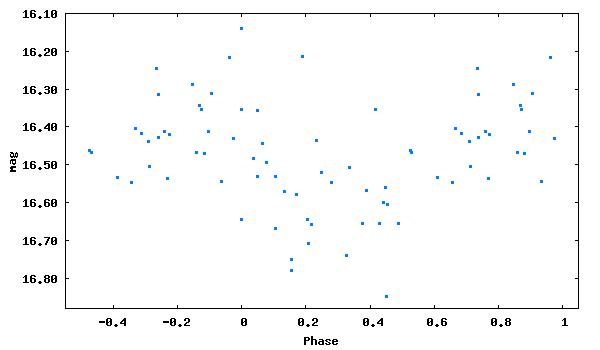

Here is the gnuplot script that generated this plot:
set term png size 600,350 medium
set colors classic
set output 'phase_lc_17.png'
set xlabel 'Phase'
set ylabel 'mag'
#set title 'JDmax = 2446709.42200 + 0.2293025 x E'
set format y '%5.2f'
plot [-0.55:1.05][16.88:16.10] "phase_lc_17.dat" linecolor 3 pointtype 5 pointsize 0.3 title ""
